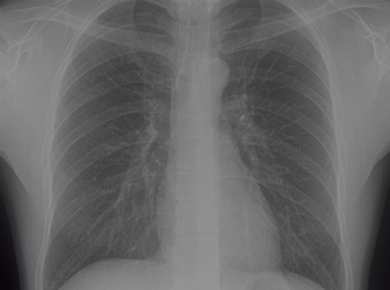
%> input picture mi.jpg, 390 x 290 px
$ octave ImageEnhancement_2.m   (GNU Octave 9; MATLAB toolbox functions it lacks are replaced by stand-ins)
%> lines starting %> are read from the running program, lines starting %| are printed output that depends on the picture
%Clear the Console
clc;
%Delete All Memory Variables/Close All Windows
clear all;
close all;

%{
  ImageEnhancement.m
  Different ways to Enhance the given image.

  1- Histogram Equalization - using histeq()
  2- Contrast Adjustment - using imadjust()

%}
% Using the Contrast Adjustment

%{
    1- Read Image (RGB)
    2- Convert it to Double (Normalization)

    3- Show Original and Adjusted Image in Subplot
    4- Show Histogram for Both Original and Adjusted Image
%}
pkg load image;
x = imread('mi.jpg');
%> x is the input picture: size 290x390x3 uint8; mean R, G, B 102.9, 103, 103.1
x = im2double(x);
%> x: size 290x390x3 double

%use Subplot to show multiple images at on figure

subplot(1,2,1);
imshow(x);
title('Original RGB Image')

subplot(1,2,2);
%get adjusted image
x_adj = imadjust(x);
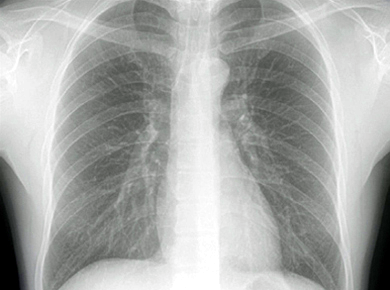
%> x_adj: size 290x390x3 double; mean R, G, B 0.664, 0.67, 0.662
imshow(x_adj);
title('Auto-Adjusted Image')


%Show Histogram for Both Image Before and After Adjustment
figure;
subplot(1,2,1);
%Get GrayScale, Show Histogram
x_gs = rgb2gray(x);
hist(x_gs);
title('Histogram Before Adjustment')

subplot(1,2,2);
x_gs_adj = rgb2gray(x_adj);
hist(x_gs_adj);
title('Histogram After Adjustment');
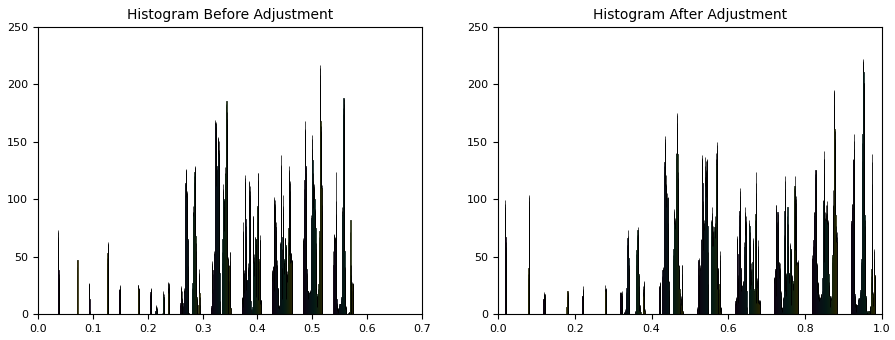
%> figure redrawn from the program's plot data, 2 panels; panel 1: tallest bar 73 high, from x = 0.0363 to 0.0364; panel 1: tallest bar 71 high, from x = 0.0364 to 0.0365; panel 1: tallest bar 67 high, from x = 0.0365 to 0.0366; panel 1: tallest bar 65 high, from x = 0.0366 to 0.0367
